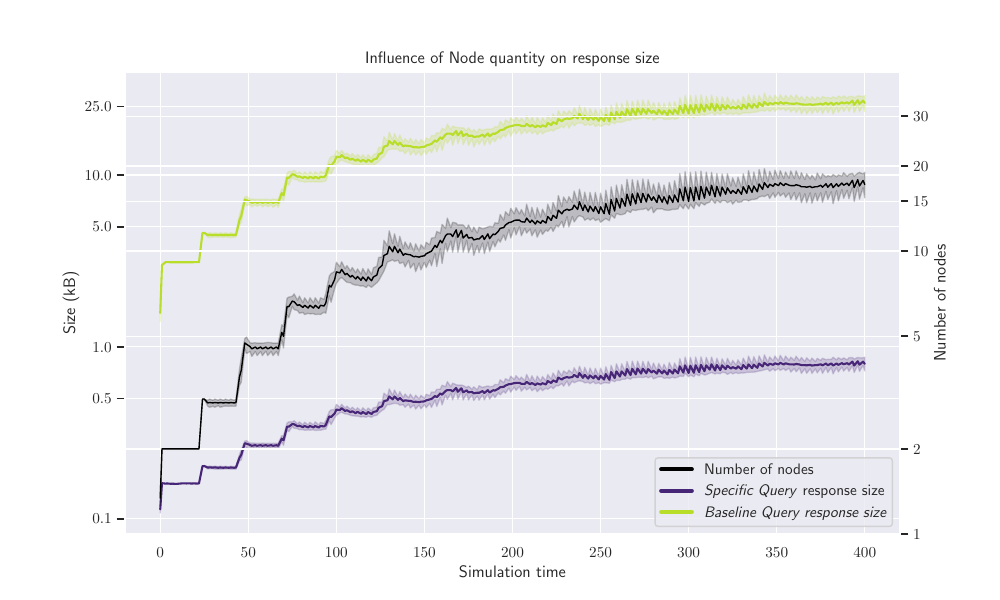

Here is the Python script that generated this plot:
import pandas as pd
import seaborn as sns
import os
import matplotlib.pyplot as plt
from matplotlib.ticker import ScalarFormatter
from matplotlib.pyplot import figure
import sys
figure(figsize=(10, 6))

# Seaborn
sns.set_theme()

# Load the CSV file
directory = ' '.join(sys.argv[1:])

dataframes = []

for filename in os.listdir(directory):

    col_names = ['Time', 'Nodes', 'Limited', 'Full']
    f = os.path.join(directory, filename)
    df = pd.read_csv(f, sep=" ", names=col_names, comment='#')
    df["Nodes"] = df["Nodes"].astype(int)
    melted_df = pd.melt(
        df,
        id_vars=['Time', 'Nodes'],
        value_vars=['Limited', 'Full'],
        var_name='Type',
        value_name='Size'
    )
    melted_df = melted_df[melted_df["Time"] < 400]
    melted_df["Time"] = melted_df["Time"].round(0)
    melted_df['Size (kB)'] = melted_df['Size'] / 1000
    dataframes.append(melted_df)

data = pd.concat(dataframes, ignore_index=True)

plt.rc('text.latex', preamble=r'\usepackage{amsmath,amssymb,amsfonts,amssymb,graphicx}')
params = {"ytick.color" : "black",
          "xtick.color" : "black",
          "axes.labelcolor" : "black",
          "text.usetex" : True,
          "font.family" : "serif",
          "font.size" : 18,
          "font.serif" : ["Computer Modern Serif"]}
plt.rcParams.update(params)

# Assign plots
limited_df = data.query('Type == "Limited"')
full_df = data.query('Type == "Full"')
full_size_plot = sns.lineplot(data=full_df, x="Time", y="Size (kB)", color="#B8DE29")
limited_size_plot = sns.lineplot(data=limited_df, x="Time", y="Size (kB)", color="#482677")
ax2 = full_size_plot.twinx()
nodes_plot = sns.lineplot(data=limited_df, x="Time", y="Nodes", color="#000000", linewidth=1, ax=ax2)


# ✨ Aesthetic ✨
full_size_plot.set_xlabel('Simulation time', fontsize=20)
full_size_plot.set_ylabel('Size (kB)', fontsize=20)
full_size_plot.set_yscale("log")
ax2.set_yscale("log")

full_size_plot.yaxis.set_major_formatter(ScalarFormatter())
full_size_plot.minorticks_off()
ax2.yaxis.set_major_formatter(ScalarFormatter())
ax2.minorticks_off()


ax2.set_yticks([1, 2, 5, 10, 15, 20, 30])
full_size_plot.set_yticks([0.1, 0.5, 1, 5, 10, 25])
ax2.yaxis.set_tick_params(labelsize=18)
full_size_plot.yaxis.set_tick_params(labelsize=18)
full_size_plot.xaxis.set_tick_params(labelsize=18)

nodes_plot.set_ylabel('Number of nodes', fontsize=20)
nodes_plot.set_ylim(0, data["Nodes"].max() + 10)
# LEGEND
custom_lines = [
    plt.Line2D([0], [0], color="#000000", lw=3),
    plt.Line2D([0], [0], color="#482677", lw=3),
    plt.Line2D([0], [0], color="#B8DE29", lw=3)
]
ax2.legend(custom_lines, [
    "Number of nodes",
    r'\textit{Specific Query} response size',
    r'\textit{Baseline Query} response size'
], loc="lower right", fontsize=18)
plt.title('Influence of Node Quantity on Response Size ', fontsize=24)

plt.rcParams.update({"text.usetex": True})
plt.savefig("scalability.pdf")
plt.show()
plt.clf()
